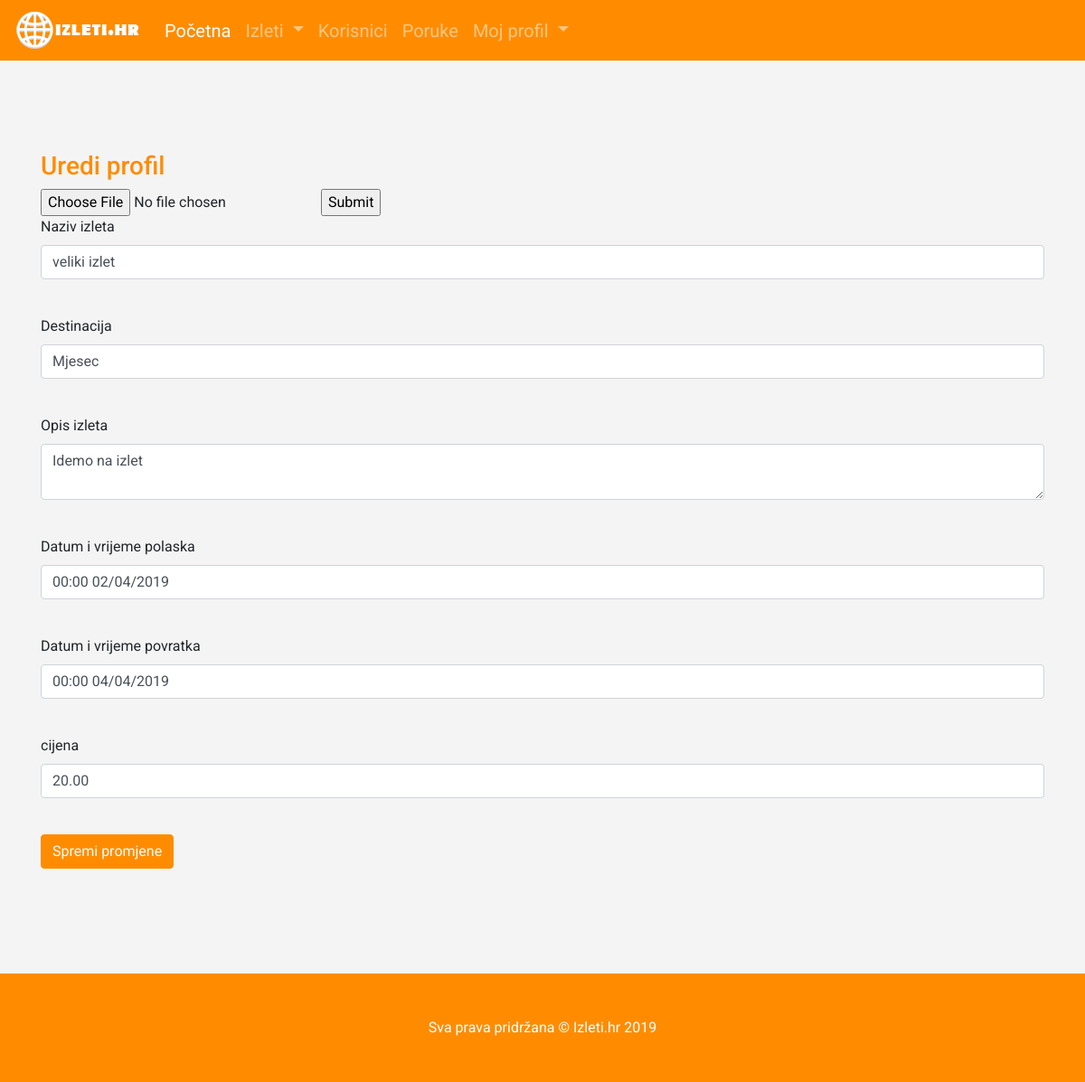
Page /edit_izlet/3 (signed in) on the earlier database version.
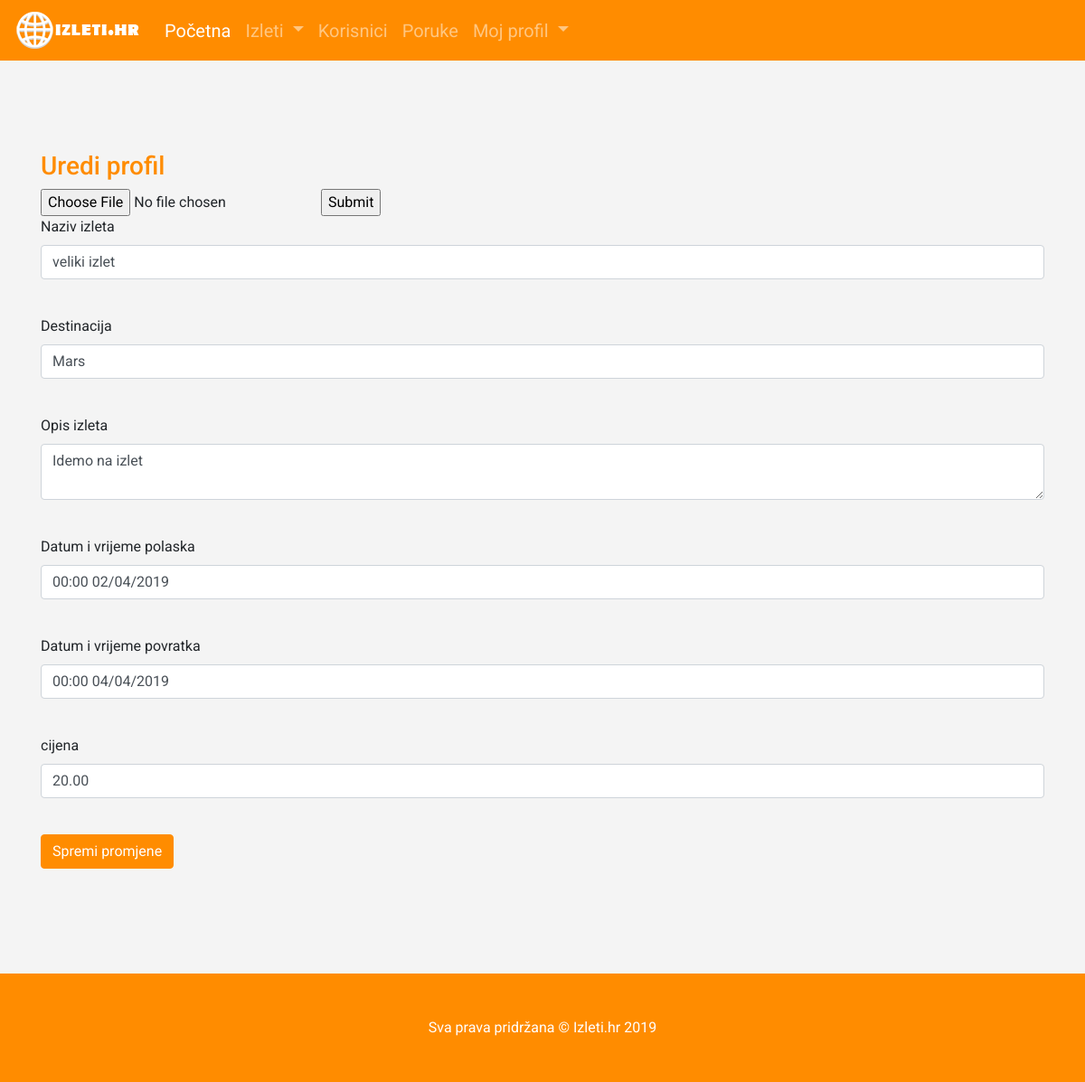
Same page on the later database version.
### app/models.py (models this page shows, shortened)
class Izlet(db.Model):
    id=db.Column(db.Integer,primary_key=True)
    naziv=db.Column(db.String(100),index=True)
    cijena=db.Column(db.Float,nullable=True)
    lokacija=db.Column(db.String(100),nullable=True)
    datum_polaska=db.Column(db.DateTime,nullable=True)
    datum_povratka=db.Column(db.DateTime,nullable=True)
    timestamp = db.Column(db.DateTime, index=True, default=datetime.utcnow)
    opis=db.Column(db.String(500), nullable=True)
    creator_id = db.Column(db.Integer, db.ForeignKey('user.id'))
    slika_izleta=db.Column(db.String(300), default='banne.jpg')
    sudionici=db.relationship("User", secondary=tablica_povezivanja, lazy='dynamic')

### app/routes.py (the view)
@app.route('/edit_izlet/<id>', methods=['GET', 'POST'])
@login_required
def edit_izlet(id):
    form = EditIzletForm()
    izlet=Izlet.query.filter_by(id=id).first()
    if form.validate_on_submit():
        izlet.naziv= form.naziv.data
        izlet.lokacija= form.lokacija.data
        izlet.opis = form.opis.data
        izlet.datum_polaska = form.datum_polaska.data
        izlet.datum_povratka = form.datum_povratka.data
        izlet.cijena = form.cijena.data
        db.session.commit()
        flash('Vaše promijene su spremljene.')
        return redirect(url_for('index'))
    elif request.method == 'GET':
        form.naziv.data = izlet.naziv
        form.lokacija.data = izlet.lokacija
        form.opis.data = izlet.opis
        form.datum_polaska.data = izlet.datum_polaska
        form.datum_povratka.data = izlet.datum_povratka
        form.cijena.data = izlet.cijena
    return render_template('edit_izlet.html', title='Edit Izlet',form=form,id=id)

### app/forms.py
class EditIzletForm(FlaskForm):
    naziv = StringField('Naziv izleta', validators=[DataRequired()])
    lokacija = StringField('Destinacija', validators=[DataRequired()])
    opis=TextAreaField('Opis izleta', validators=[DataRequired(),Length(min=0, max=500)])
    datum_polaska=DateTimeField('Datum i vrijeme polaska',format='%H:%M %d/%m/%Y')
    datum_povratka=DateTimeField('Datum i vrijeme povratka',format='%H:%M %d/%m/%Y')
    cijena=DecimalField('cijena', places=2)
    submit=SubmitField('Spremi promjene')

### app/models.py (called while the page is built)
@login.user_loader
def load_user(id):
    return User.query.get(int(id))

### app/templates/edit_izlet.html (shortened to what this page needs)
{% extends "base.html" %}
{% block content %}
<section class="features">
<div class="container">
   <div class="row">
      <div class="col-md-12">
        <h3>Uredi profil</h3>
        <form action = "{{url_for('slika_izleta', id=id)}}" method = "POST" enctype = "multipart/form-data">
                    <input type = "file" name = "slikai" />
                    <input type = "submit"/>
                  </form>
        <form action="{{url_for('edit_izlet',id=id)}}" method="POST"id="dodajizlet" novalidate>
          <div class="control-group form-group">
            <div class="controls">
                {{ form.naziv.label }}<br>
                {{ form.naziv(class="form-control",id="ime") }}<br>
            </div>
          </div>
          <div class="control-group form-group">
            <div class="controls">
                {{ form.lokacija.label }}<br>
                {{ form.lokacija(class="form-control",id="ime") }}<br>
            </div>
          </div>
          <div class="control-group form-group">
            <div class="controls">
                {{ form.opis.label }}<br>
                {{ form.opis(class="form-control",id="ime") }}<br>
            </div>
          </div>
          <div class="control-group form-group">
            <div class="controls">
                {{ form.datum_polaska.label }}<br>
                {{ form.datum_polaska(class="form-control",id="ime") }}<br>
            </div>
          </div>
          <div class="control-group form-group">
            <div class="controls">
                {{ form.datum_povratka.label }}<br>
                {{ form.datum_povratka(class="form-control",id="ime") }}<br>
            </div>
          </div>
          <div class="control-group form-group">
            <div class="controls">
                {{ form.cijena.label }}<br>
                {{ form.cijena(rows="10", cols="100", class="form-control", id="omeni", maxlength="999" ,style="resize:none") }}<br>
            </div>
          </div>
          <p>{{ form.submit(class="btn btn-primary",id="sendMessageButton") }}</p>
        </form>
      </div>
      </div>
      </div>
   </section>
<footer class="py-5 bg-dark ">
    <div class="container">
      <p class="m-0 text-center text-white">Sva prava pridržana  &copy; Izleti.hr 2019</p>
    </div>
 </footer>
{% endblock %}

Differences in the rows shown:
changed Izlet "veliki izlet": lokacija "Mjesec" → "Mars"
